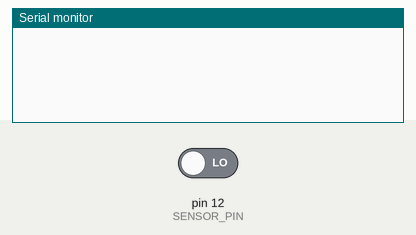
Recording of a sketch running on a simulated Arduino Uno, built with avr-gcc and run on an emulated ATmega328P. Parts: the last lines printed to the serial monitor. The test bench sets the inputs (shaded band); at power-on: pin 12 (SENSOR_PIN) LOW.

Above: at 1.2 s.
1.3 s: pin 12 (SENSOR_PIN) driven HIGH
At 2.6 s:
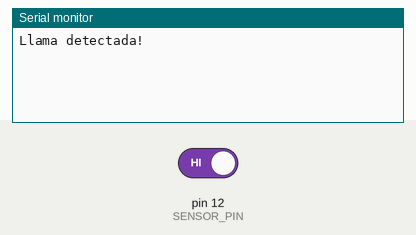
2.9 s: pin 12 (SENSOR_PIN) driven LOW
At 4.1 s:
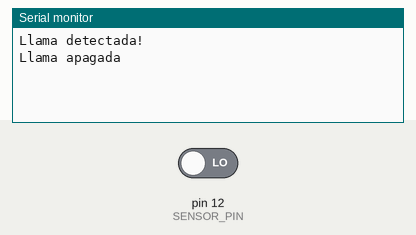

The sketch:

fuego.ino
```cpp
#define SENSOR_PIN 12

bool flameSensor;
bool fire;

void setup() {
  Serial.begin(9600);
  pinMode(SENSOR_PIN, INPUT);
}

void loop() {
  flameSensor = digitalRead(SENSOR_PIN);

  if (flameSensor && !fire)
  {
    Serial.println("Llama detectada!");
    fire = true;
  }

  if (!flameSensor && fire)
  {
    Serial.println("Llama apagada");
    fire = false;
  }

  delay(200);
}
```

Measured:
- after the input at 1.3 s, the serial monitor: prints a new line after 0.10 s (image 1)
- after the input at 2.9 s, the serial monitor: prints a new line after 0.10 s (image 2)
